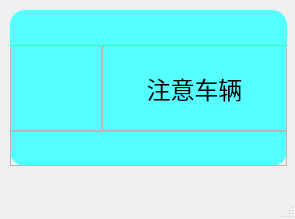
<?xml version="1.0" encoding="UTF-8"?>
<ui version="4.0">
 <class>MainWindow</class>
 <widget class="QMainWindow" name="MainWindow">
  <property name="geometry">
   <rect>
    <x>0</x>
    <y>0</y>
    <width>295</width>
    <height>219</height>
   </rect>
  </property>
  <property name="windowTitle">
   <string>MainWindow</string>
  </property>
  <widget class="QWidget" name="centralwidget">
   <widget class="QFrame" name="frame">
    <property name="geometry">
     <rect>
      <x>10</x>
      <y>10</y>
      <width>277</width>
      <height>156</height>
     </rect>
    </property>
    <property name="styleSheet">
     <string notr="true">
#frame{
	background-color: rgb(85, 255, 255);
	border-radius:15px;
}</string>
    </property>
    <property name="frameShape">
     <enum>QFrame::StyledPanel</enum>
    </property>
    <property name="frameShadow">
     <enum>QFrame::Raised</enum>
    </property>
    <layout class="QGridLayout" name="gridLayout_2">
     <property name="leftMargin">
      <number>0</number>
     </property>
     <property name="topMargin">
      <number>0</number>
     </property>
     <property name="rightMargin">
      <number>0</number>
     </property>
     <property name="bottomMargin">
      <number>0</number>
     </property>
     <property name="spacing">
      <number>0</number>
     </property>
     <item row="1" column="0">
      <widget class="QFrame" name="frame_7">
       <property name="sizePolicy">
        <sizepolicy hsizetype="Expanding" vsizetype="Expanding">
         <horstretch>1</horstretch>
         <verstretch>5</verstretch>
        </sizepolicy>
       </property>
       <property name="styleSheet">
        <string notr="true">image: url(:/icon/Danger.ico);</string>
       </property>
       <property name="frameShape">
        <enum>QFrame::StyledPanel</enum>
       </property>
       <property name="frameShadow">
        <enum>QFrame::Raised</enum>
       </property>
      </widget>
     </item>
     <item row="1" column="1">
      <widget class="QFrame" name="frame_8">
       <property name="sizePolicy">
        <sizepolicy hsizetype="Expanding" vsizetype="Expanding">
         <horstretch>2</horstretch>
         <verstretch>5</verstretch>
        </sizepolicy>
       </property>
       <property name="frameShape">
        <enum>QFrame::StyledPanel</enum>
       </property>
       <property name="frameShadow">
        <enum>QFrame::Raised</enum>
       </property>
       <layout class="QHBoxLayout" name="horizontalLayout_4">
        <item>
         <widget class="QLabel" name="label_2">
          <property name="font">
           <font>
            <pointsize>18</pointsize>
           </font>
          </property>
          <property name="text">
           <string>注意车辆</string>
          </property>
          <property name="alignment">
           <set>Qt::AlignCenter</set>
          </property>
         </widget>
        </item>
       </layout>
      </widget>
     </item>
     <item row="2" column="0" colspan="2">
      <widget class="QFrame" name="frame_9">
       <property name="sizePolicy">
        <sizepolicy hsizetype="Preferred" vsizetype="Expanding">
         <horstretch>0</horstretch>
         <verstretch>2</verstretch>
        </sizepolicy>
       </property>
       <property name="frameShape">
        <enum>QFrame::StyledPanel</enum>
       </property>
       <property name="frameShadow">
        <enum>QFrame::Raised</enum>
       </property>
      </widget>
     </item>
     <item row="0" column="0" colspan="2">
      <widget class="QFrame" name="frame_10">
       <property name="sizePolicy">
        <sizepolicy hsizetype="Preferred" vsizetype="Expanding">
         <horstretch>0</horstretch>
         <verstretch>2</verstretch>
        </sizepolicy>
       </property>
       <property name="styleSheet">
        <string notr="true">border:none;</string>
       </property>
       <property name="frameShape">
        <enum>QFrame::StyledPanel</enum>
       </property>
       <property name="frameShadow">
        <enum>QFrame::Raised</enum>
       </property>
       <layout class="QHBoxLayout" name="horizontalLayout_5">
        <property name="spacing">
         <number>4</number>
        </property>
        <property name="leftMargin">
         <number>4</number>
        </property>
        <property name="topMargin">
         <number>4</number>
        </property>
        <property name="rightMargin">
         <number>4</number>
        </property>
        <property name="bottomMargin">
         <number>4</number>
        </property>
        <item>
         <widget class="QFrame" name="frame_11">
          <property name="sizePolicy">
           <sizepolicy hsizetype="Expanding" vsizetype="Expanding">
            <horstretch>4</horstretch>
            <verstretch>0</verstretch>
           </sizepolicy>
          </property>
          <property name="frameShape">
           <enum>QFrame::StyledPanel</enum>
          </property>
          <property name="frameShadow">
           <enum>QFrame::Raised</enum>
          </property>
         </widget>
        </item>
        <item>
         <widget class="QPushButton" name="pushButton_2">
          <property name="sizePolicy">
           <sizepolicy hsizetype="Expanding" vsizetype="Expanding">
            <horstretch>1</horstretch>
            <verstretch>0</verstretch>
           </sizepolicy>
          </property>
          <property name="styleSheet">
           <string notr="true">image: url(:/icon/delete.ico);</string>
          </property>
          <property name="text">
           <string/>
          </property>
         </widget>
        </item>
       </layout>
      </widget>
     </item>
    </layout>
   </widget>
  </widget>
  <widget class="QMenuBar" name="menubar">
   <property name="geometry">
    <rect>
     <x>0</x>
     <y>0</y>
     <width>295</width>
     <height>23</height>
    </rect>
   </property>
  </widget>
  <widget class="QStatusBar" name="statusbar"/>
 </widget>
 <resources>
  <include location="uircc1.qrc"/>
 </resources>
 <connections/>
</ui>
